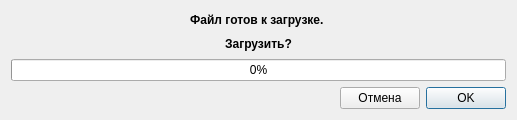
<?xml version="1.0" encoding="UTF-8"?>
<ui version="4.0">
 <class>Load_progress</class>
 <widget class="QDialog" name="Load_progress">
  <property name="geometry">
   <rect>
    <x>0</x>
    <y>0</y>
    <width>517</width>
    <height>120</height>
   </rect>
  </property>
  <property name="windowTitle">
   <string>Загрузка файла xls</string>
  </property>
  <layout class="QGridLayout" name="gridLayout">
   <item row="3" column="2">
    <widget class="QPushButton" name="pushButton_ok">
     <property name="text">
      <string>OK</string>
     </property>
    </widget>
   </item>
   <item row="3" column="0">
    <spacer name="horizontalSpacer">
     <property name="orientation">
      <enum>Qt::Horizontal</enum>
     </property>
     <property name="sizeHint" stdset="0">
      <size>
       <width>40</width>
       <height>20</height>
      </size>
     </property>
    </spacer>
   </item>
   <item row="3" column="1">
    <widget class="QPushButton" name="pushButton_cancel">
     <property name="text">
      <string>Отмена</string>
     </property>
    </widget>
   </item>
   <item row="2" column="0" colspan="3">
    <widget class="QProgressBar" name="progressBar">
     <property name="value">
      <number>0</number>
     </property>
    </widget>
   </item>
   <item row="0" column="0" colspan="3">
    <widget class="QLabel" name="label_dialog">
     <property name="font">
      <font>
       <weight>75</weight>
       <bold>true</bold>
      </font>
     </property>
     <property name="text">
      <string>Файл готов к загрузке. </string>
     </property>
     <property name="alignment">
      <set>Qt::AlignCenter</set>
     </property>
    </widget>
   </item>
   <item row="1" column="0" colspan="3">
    <widget class="QLabel" name="label_dialog_1">
     <property name="font">
      <font>
       <weight>75</weight>
       <bold>true</bold>
      </font>
     </property>
     <property name="text">
      <string>Загрузить?</string>
     </property>
     <property name="alignment">
      <set>Qt::AlignCenter</set>
     </property>
    </widget>
   </item>
  </layout>
 </widget>
 <resources/>
 <connections>
  <connection>
   <sender>pushButton_cancel</sender>
   <signal>clicked()</signal>
   <receiver>Load_progress</receiver>
   <slot>close()</slot>
   <hints>
    <hint type="sourcelabel">
     <x>264</x>
     <y>97</y>
    </hint>
    <hint type="destinationlabel">
     <x>199</x>
     <y>59</y>
    </hint>
   </hints>
  </connection>
 </connections>
</ui>
